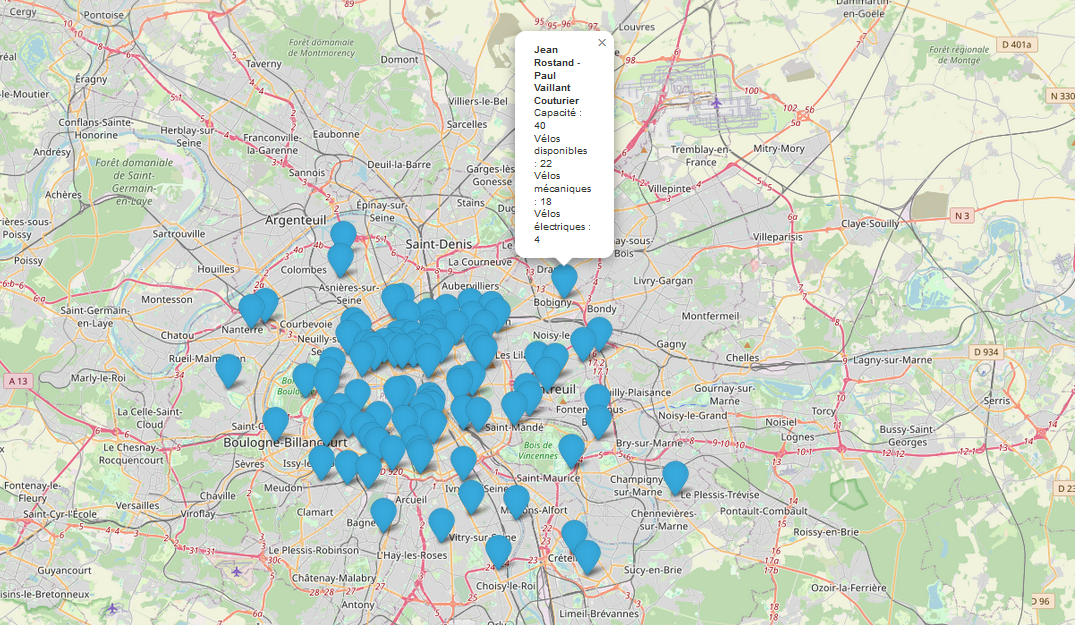

The script that drew this image:
import requests
import folium

# URL de l'API
API_URL = "https://opendata.paris.fr/api/explore/v2.1/catalog/datasets/velib-disponibilite-en-temps-reel/records"

# Paramètres de la requête pour limiter le nombre de résultats
params = {'limit': 100, 'offset': 0}
# Récupération des données depuis l'API
response = requests.get(API_URL, params=params)
if response.status_code == 200:
    data = response.json()
    # Inspection de la structure des données pour mieux comprendre le format
    print(data)
else:
    print("Erreur lors de la récupération des données :", response.status_code)
    data = {"records": []}  # Valeur par défaut en cas d'échec de l'API

# Initialisation de la carte Folium centrée sur Paris
paris_map = folium.Map(location=[48.8566, 2.3522], zoom_start=13)

# Parcours des stations dans les résultats
i = 0
print("results", len(data.get("results", [])))
for record in data.get("results", []):
    # Certaines clés peuvent être imbriquées dans 'fields'
    station_name = record.get("name", "Station inconnue")  # Nom de la station ajusté
    print("station_name",station_name)
    capacity = record.get("capacity", 0)
    num_bikes = record.get("numbikesavailable", 0)
    mechanical_bikes = record.get("mechanical", 0)
    ebikes = record.get("ebike", 0)
    geo_coordinates = record.get("coordonnees_geo", None)  # Coordonnées géographiques
    print(geo_coordinates)

    # Vérification si les coordonnées sont valides (si c'est un dictionnaire)
    if geo_coordinates and isinstance(geo_coordinates, dict):
        lat = geo_coordinates.get("lat")
        lon = geo_coordinates.get("lon")

        # Vérifier que les deux coordonnées existent
        if lat is not None and lon is not None:
            # Création du contenu du popup
            popup_content = f"""
            <b>{station_name}</b><br>
            Capacité : {capacity}<br>
            Vélos disponibles : {num_bikes}<br>
            Vélos mécaniques : {mechanical_bikes}<br>
            Vélos électriques : {ebikes}<br>
            """
            print(popup_content)
            # Ajout d'un marqueur pour chaque station sur la carte
            folium.Marker(
                location=[lat, lon],
                popup=popup_content,
                icon=folium.Icon(color="blue", icon="bicycle")
            ).add_to(paris_map)
        else:
            print(f"Coordonnées manquantes pour la station : {station_name}")
    else:
        # Affichage des stations avec coordonnées manquantes ou mal formatées
        print(f"Station sans coordonnées valides : {station_name}, Données complètes : {record}")

# Enregistrement de la carte dans un fichier HTML
paris_map.save("velib_station_map.html")
print("Carte générée : ouvrez le fichier 'velib_station_map.html' dans un navigateur.")
